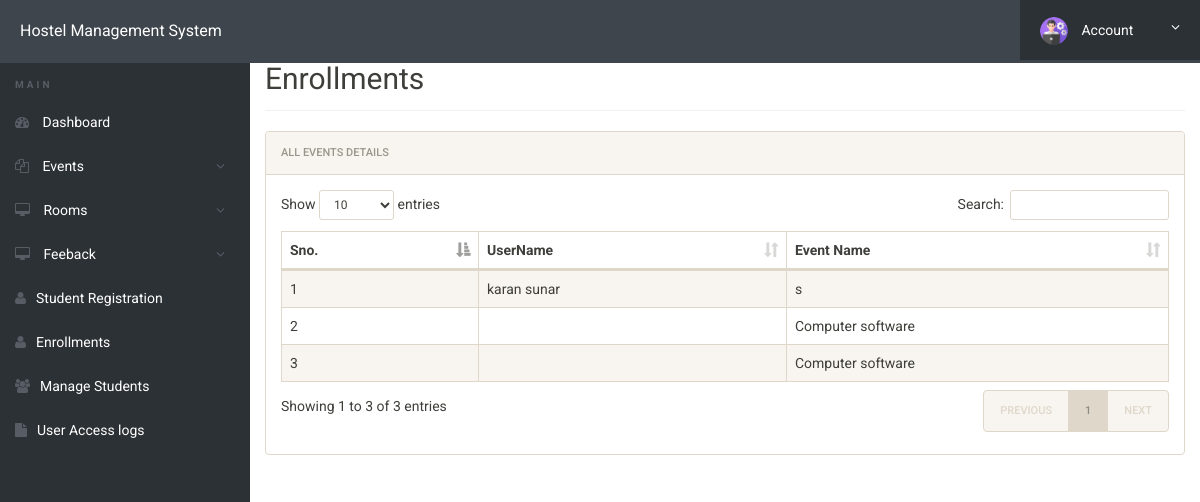
Page /hostel/admin/enrollments.php (signed in) on the committed database.
### tables this page shows
CREATE TABLE `enrollments` (
  `id` int(11) NOT NULL,
  `username` varchar(50) DEFAULT NULL,
  `events` varchar(50) DEFAULT NULL
);

### hostel/admin/enrollments.php (the view, shortened to what this page needs)
<!DOCTYPE html>
<html lang="en" class="no-js">
<head>
    <link rel="stylesheet" href="css/font-awesome.min.css">
    <link rel="stylesheet" href="css/bootstrap.min.css">
    <link rel="stylesheet" href="css/dataTables.bootstrap.min.css">
    <link rel="stylesheet" href="css/bootstrap-social.css">
    <link rel="stylesheet" href="css/bootstrap-select.css">
    <link rel="stylesheet" href="css/fileinput.min.css">
    <link rel="stylesheet" href="css/awesome-bootstrap-checkbox.css">
    <link rel="stylesheet" href="css/style.css">
</head>
<body>
    <?php include('includes/header.php'); ?>
    <div class="ts-main-content">
        <?php include('includes/sidebar.php'); ?>
        <div class="content-wrapper">
            <div class="container-fluid">
                <div class="row">
                    <div class="col-md-12">
                        <h2 class="page-title" style="margin-top:4%">Enrollments</h2>
                        <div class="panel panel-default">
                            <div class="panel-heading">All Events Details</div>
                            <div class="panel-body">
                                <table id="zctb" class="display table table-striped table-bordered table-hover"
                                    cellspacing="0" width="100%">
                                    <thead>
                                        <tr>
                                            <th>Sno.</th>
                                            <th>UserName</th>
                                            <th>Event Name</th>
                                        </tr>
                                    </thead>
                                    <tbody>
                            <?php
include('includes/config.php');
$ret = "SELECT id,username, events FROM enrollments";
$stmt = $mysqli->prepare($ret);
$stmt->execute();
$cnt=1;
$res = $stmt->get_result();
while ($row = $res->fetch_object()) {
    $username = $row->username;
    $event = $row->events;
    echo "<tr>";
    echo "<td>$cnt</td>";
    echo "<td>$username</td>";
    echo "<td>$event</td>";
    echo "</tr>";
    $cnt +=1;
}
?>
                                    </tbody>
                                </table>
                            </div>
                        </div>
                    </div>
                </div>
            </div>
        </div>
    </div>
</body>
</html>

### hostel/admin/css/style.css (style rules this page uses)
html { font-size: 14px; }
@media only screen and (min-width: 480px) { html { font-size: 17px; } }
@media only screen and (min-width: 768px) { html { font-size: 14px; } }
body { font-size: 1em; }
.panel { overflow: hidden; }
.page-title { padding-bottom: 15px; margin-bottom: 20px; border-bottom: 1px solid #f0f0f0; }
.ts-main-content .content-wrapper { padding-top: 15px; margin-top: 10px; }
@media only screen and (min-width: 992px) { .ts-main-content .content-wrapper { margin-left: 250px; } }

### rows in the picture
enrollments: username "karan sunar", events "s"
enrollments: events "Computer software"
enrollments: events "Computer software"
